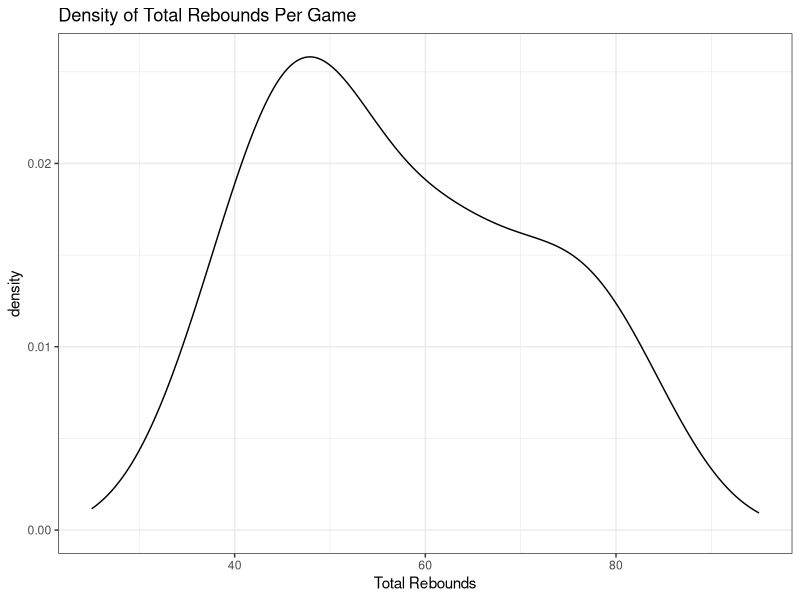

Write the R code that produced this figure.
## ---- chunk 1
hook_chunk = knitr::knit_hooks$get('chunk')
ls.flag = rmarkdown::metadata$linestretch
ls.flag = ifelse(is.null(ls.flag), TRUE, ls.flag != 1.5)

if (!ls.flag){
knitr::knit_hooks$set(chunk = function(x, options) {
  regular_output = hook_chunk(x, options)
  # add latex commands if chunk option singlespacing is TRUE
  if (isTRUE(options$singlespacing)) sprintf("\\setstretch{1} \\small \n %s \n \\setstretch{1.5} \\normalsize", regular_output)
  else regular_output
})}

knitr::opts_chunk$set(   # This is for later! Don't worry about it now. 
  echo = FALSE,          # Don't show code.
  warning = FALSE,       # Don't show warnings.
  message = FALSE,       # Don't show messages (less serious warnings).
  fig.align = "center",  # Center figures.
  fig.width = 5,         # Size figures nicely by default
  fig.height = 3,        # Size figures nicely by default
  # dev = "cairo_pdf",     # Enable this to use custom fonts
  singlespacing = TRUE   # Makes code single spaced and returns to 1.5
)
library(tidyverse)       # Load libraries you always use here.
library(kableExtra)
library(cowplot)
library(dplyr)
library(ggplot2)

set.seed(18)             # Make random results reproducible
theme_set(theme_bw())    # Uses clean ggplot2 theme
## ---- chunk 2
overallData <- read_csv("analysisRMDs/data/overallData.csv")
## ---- chunk 3
table1 <- data.frame(Date = c("10/30/15", "11/01/15", "11/02/15", "11/08/15",
                              "11/09/15", "11/13/15", "11/13/15", "11/16/15",
                              "11/19/15", "11/21/15", "11/25/15", "11/27/15",
                              "11/28/15", "11/29/15", "12/04/15", "12/09/15",
                              "12/13/15", "12/14/15", "12/18/15", "12/18/15",
                              "12/20/15", "12/30/15", "12/30/15", "01/04/16",
                              "01/06/16", "01/12/16", "01/15/16", "01/15/16"),
                `Home Team` = c("Detroit Pistons", "Oklahoma City Thunder", 
                              "Philadelphia 76ers", "New York Knicks",
                              "Los Angeles Clippers", "Chicago Bulls",
                              "Memphis Grizzlies", "Philadelphia 76ers",
                              "Los Angeles Clippers", "Orlando Magic",
                              "Detroit Pistons", "Memphis Grizzlies",
                              "Dallas Mavericks", "Toronto Raptors",
                              "Washington Wizards", "Toronto Raptors",
                              "Toronto Raptors", "Chicago Bulls",
                              "Chicago Bulls", "Utah Jazz", 
                              "Miami Heat", "Charlotte Hornets",
                              "Boston Celtics", "Oklahoma City Thunder",
                              "Minnesota Timberwolves", "Los Angeles Lakers",
                              "Brooklyn Nets", "New Orleans Pelicans"),
                `Away Team` = c("Chicago Bulls","Denver Nuggets",
                              "Cleveland Cavaliers", "Los Angeles Lakers",
                              "Memphis Grizzlies", "Charlotte Hornets",
                              "Portland Trail Blazers", "Dallas Mavericks",
                              "Golden State Warriors", "Sacramento Kings",
                              "Miami Heat", "Atlanta Hawks",
                              "Denver Nuggets", "Phoenix Suns",
                              "Phoenix Suns", "San Antonio Spurs",
                              "Philadelphia 76ers", "Philadelphia 76ers",
                              "Detroit Pistons", "Denver Nuggets", 
                              "Portland Trailblazers", "Los Angeles Clippers",
                              "Los Angeles Lakers", "Sacramento Kings",
                              "Denver Nuggets", "New Orleans Pelicans",
                              "Portland Trail Blazers", "Charlotte Hornets"),
                     `Total Rebounds` = c(83, 37, 46, 44, 48, 76, 44, 65, 
                                          46, 51, 51, 45, 39, 66, 51, 54, 
                                          76, 64, 83, 58, 60, 63, 71, 55, 
                                          74, 77, 45, 37))

kable(table1, booktabs = FALSE, caption = "Total Rebounds of Randomly Sampled Games Used in Analysis")
## ---- chunk 4
# get total number of rebounds in sample set
totalReb <- overallData %>%
          group_by(GameID)%>%
          summarize(`Total Rebounds` = n_distinct(event.id))

# plot showing the density of total rebounds per game
ggplot(totalReb, aes(x=`Total Rebounds`)) + 
  geom_density() +
  ggtitle("Density of Total Rebounds Per Game") +
  expand_limits(x = c(25, 95))
